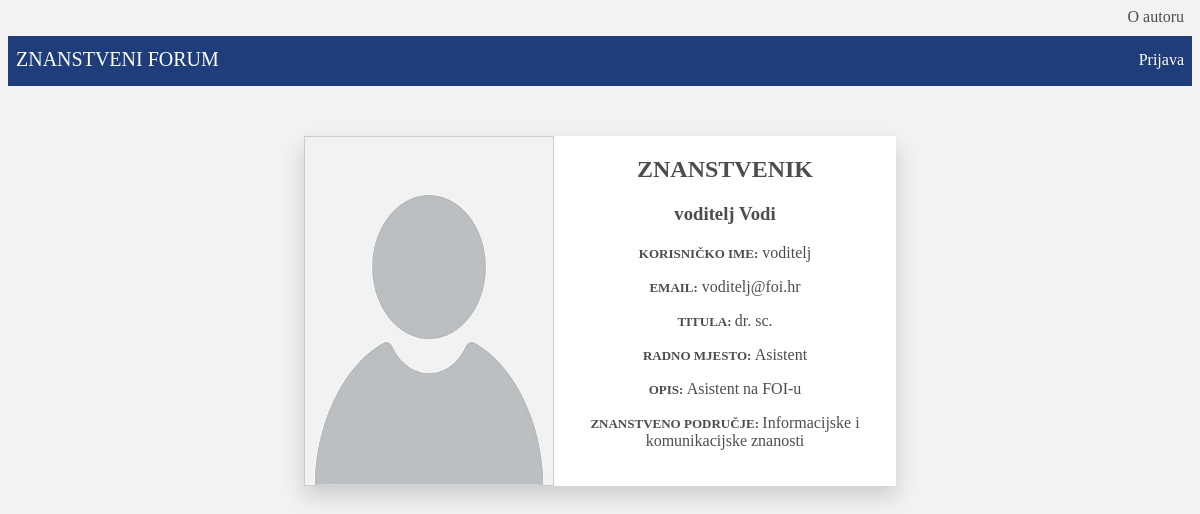
The app's page /znanstvenici.php?id=1&kor_id=2 with its own data.
### tables this page shows
CREATE TABLE IF NOT EXISTS `korisnik` (
  `korisnik_id` INT NOT NULL AUTO_INCREMENT,
  `tip_korisnika_id` INT NOT NULL,
  `znanstveno_podrucje_id` INT NULL,
  `korime` VARCHAR(50) NOT NULL,
  `ime` VARCHAR(50) NOT NULL,
  `prezime` VARCHAR(50) NOT NULL,
  `email` VARCHAR(50) NOT NULL,
  `lozinka` VARCHAR(50) NOT NULL,
  `slika` TEXT NULL,
  `titula` VARCHAR(20) NULL,
  `radno_mjesto` VARCHAR(50) NULL,
  `opis` TEXT NULL,
  PRIMARY KEY (`korisnik_id`),
  INDEX `tip_korisnika_id_idx` (`tip_korisnika_id` ASC),
  INDEX `podrucje_id_idx` (`znanstveno_podrucje_id` ASC),
  CONSTRAINT `tip_korisnika_id_fk`
    FOREIGN KEY (`tip_korisnika_id`)
    REFERENCES `tip_korisnika` (`tip_korisnika_id`)
    ON DELETE NO ACTION
    ON UPDATE NO ACTION,
  CONSTRAINT `znanstveno_podrucje_id_fk_3`
    FOREIGN KEY (`znanstveno_podrucje_id`)
    REFERENCES `znanstveno_podrucje` (`znanstveno_podrucje_id`)
    ON DELETE NO ACTION
    ON UPDATE NO ACTION);

CREATE TABLE IF NOT EXISTS `znanstveno_podrucje` (
  `znanstveno_podrucje_id` INT NOT NULL AUTO_INCREMENT,
  `naziv` VARCHAR(50) NOT NULL,
  `opis` TEXT NOT NULL,
  PRIMARY KEY (`znanstveno_podrucje_id`));

### baza_funkcije.php (called while the page is built, shortened)
<?php
function izvrsiUpit($veza, $upit){
	$rezultat = mysqli_query($veza,$upit);
	return $rezultat;
}
?>

### znanstvenici.php (the view, shortened to what this page needs)
<?php
    include_once("baza_funkcije.php");
    $veza = spojiSeNaBazu();
    $upit2 = "SELECT * FROM korisnik WHERE korisnik_id='{$_GET['kor_id']}' AND znanstveno_podrucje_id='{$_GET['id']}'";
    $rezultat2 = izvrsiUpit($veza, $upit2);
    $upit3 = "SELECT * FROM znanstveno_podrucje WHERE znanstveno_podrucje_id='{$_GET['id']}'";
    $rezultat3 = izvrsiUpit($veza, $upit3);
    $rezultat3 = mysqli_fetch_array($rezultat3);
?>
<!DOCTYPE html>
<html>
    <head>
		<link href="stil.css" rel="stylesheet" type="text/css">
 	</head>
    <body>
        <?php
            include_once "navigacija.php";
        ?>
        <section id="znanstvenici_section">
                <?php
                    if(isset($rezultat2)) {
                        while($red = mysqli_fetch_array($rezultat2)){
                                echo "<img src='{$red['slika']}' alt='{$red['ime']} {$red['prezime']}' width='150' height='250' title='{$red['ime']} {$red['prezime']}'> ";
                                echo "<div>";
                                echo "<h1>ZNANSTVENIK</h1>";
                                echo "<h3>{$red['ime']} {$red['prezime']}</h3>";
                                echo "<p><span>KORISNIČKO IME:</span> {$red['korime']}</p>";
                                echo "<p><span>EMAIL:</span> {$red['email']}</p>";
                                if($red['titula']) {
                                    echo "<p><span>TITULA: </span>{$red['titula']}</p>";
                                }
                                if($red['radno_mjesto']) {
                                    echo "<p><span>RADNO MJESTO: </span>{$red['radno_mjesto']}</p>";
                                }
                                if($red['opis']) {
                                    echo "<p><span>OPIS: </span>{$red['opis']}</p>";
                                }
                                echo "<p><span>ZNANSTVENO PODRUČJE: </span>{$rezultat3['naziv']}</p>";
                                echo "</div>";
                        }
                    }
                ?>
        </section>
    </body>
</html>

### stil.css (style rules this page uses)
* { box-sizing: border-box; }
body { background-color: rgb(242, 242, 242); }
#korisnik_section, #profil_section, #znanstvenici_section { display: grid; grid-template-columns: auto auto; margin-left: 25%; margin-right: 25%; margin-top: 50px; background-color: white; color: rgb(78, 77, 77); box-shadow: 0 10px 20px rgb(204, 204, 204); }
#znanstvenici_section { text-align: center; }
#korisnik_section img, #znanstvenici_section img { width: 250px; height: 350px; border: 1px solid rgb(204, 204, 204); text-align: left; }
#znanstvenici_section span { font-size: 13px; font-weight: bold; }

### records on screen
korisnik: slika (picture), ime "voditelj", prezime "Vodi", korime "voditelj", email "voditelj@foi.hr", titula "dr. sc.", radno_mjesto "Asistent", opis "Asistent na FOI-u", znanstveno_podrucje.naziv "Informacijske i komunikacijske znanosti"
